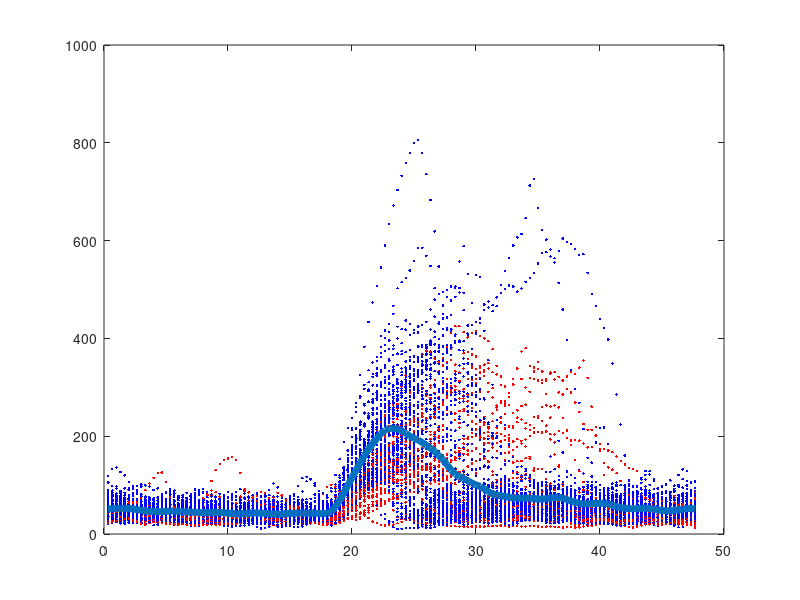

The MATLAB script that drew this image: (Note: this script raises an error after producing the figure.)
clear all; close all; clc


C1 = load('MdmxsiRNA_UV16.mat');
C2 = load('UV16_control.mat');

AlAf_1  = zeros(101,143);
AlAf_2  = zeros(101,143);
cg1 = 0; cg2 = 0;
Peaks1 = zeros(101,2);
Peaks2 = zeros(101,2);
Before = zeros(50,101);
During = zeros(143,101);
After = zeros(143,101);
l = linspace(1/3,143/3,143);
for i = 1:101
    i
    
    F1 = C1.UV16MX_data(1,i).YFP;
    F2 = C2.UV16cnt_data(1,i).YFP;
    M = 50;
    if (F1(end) > 0)
                cg1 = cg1 + 1;
         plot(l,F1,'.b'); hold on; 
         AlAf_1(cg1,1:length(F1)) = F1; 

        g = find(F1(50:end) == max(F1(50:end)))+49;
        Peaks1(cg1,2) = F1(g); Peaks1(cg1,1) = (F1(g)-F1(50))/(g-50);
    end
    if (F2(end) > 0)
        cg2 = cg2 + 1;
        AlAf_2(cg2,1:length(F2)) = F2; 
        plot(l,F2,'.r')
        g = find(F2(50:end) == max(F2(50:end)))+49;
        Peaks2(cg2,2) = F2(g); Peaks2(cg2,1) = (F2(59)-F2(50))/(59-50);
    end
        
end

Means1 = zeros(143,1);
Means2 = zeros(143,1);
for i = 1:143
    ML1 = find(AlAf_1(:,i));
    ML2 = find(AlAf_2(:,i));
    Means1(i,1) = mean(AlAf_1(ML1,i));
    Means2(i,1) = mean(AlAf_2(ML2,i));
end


plot(l,Means1,'LineWidth',5); goodplot
plot(l,Means2,'LineWidth',5); goodplot
axis([0 50 0 500])


